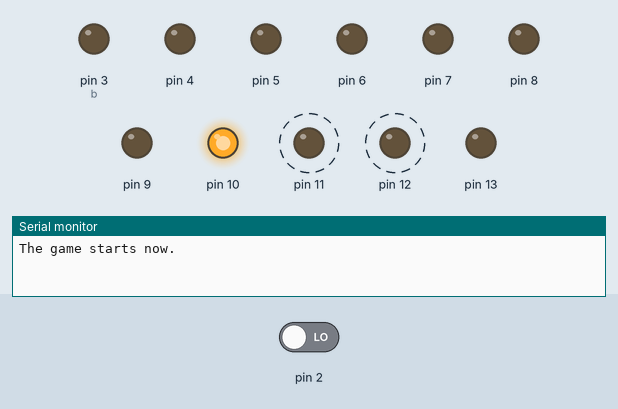
The sketch below on a simulated Arduino Uno, built with avr-gcc and run on an emulated ATmega328P. Parts: output pins drawn as LEDs (lit = HIGH), the last lines printed to the serial monitor. Dashed ring = blinking. The inputs (shaded band) are chosen by the test bench; at power-on: pin 2 LOW.

Above: at 1.25 s.
1.3 s: pin 2 driven HIGH
At 1.7 s:
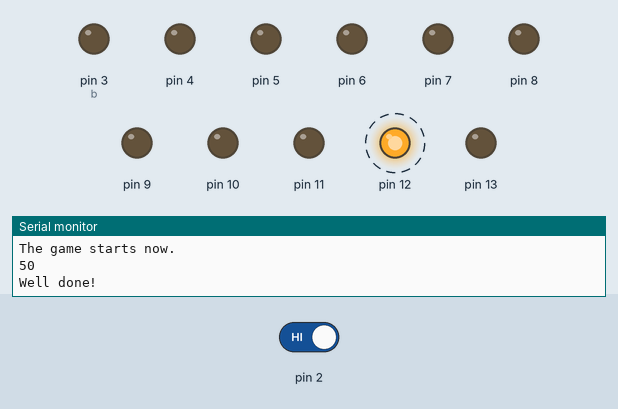
4.3 s: pin 2 driven LOW
At 4.52 s:
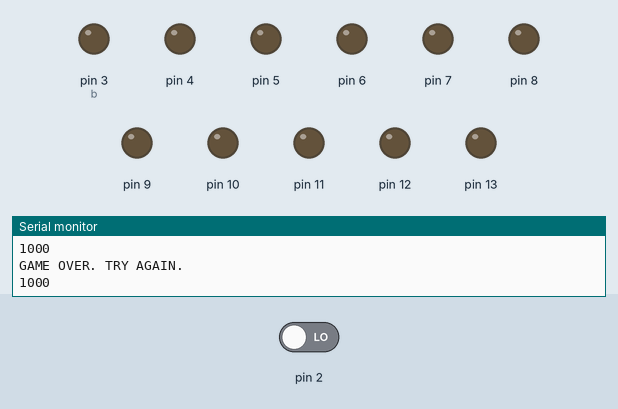
At 6.1 s:
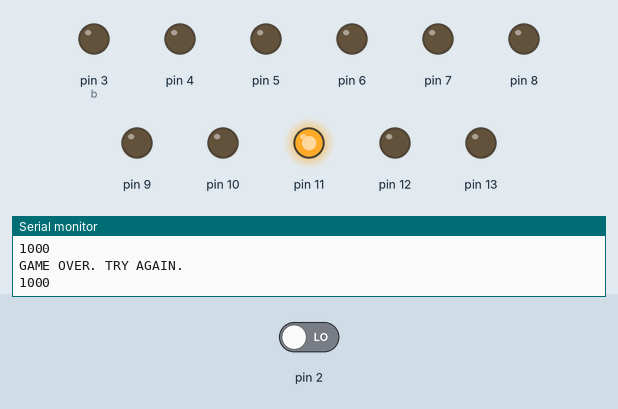
Timing chart, 0 to 16.3 s (numbered marks = the images above; inputs shaded):
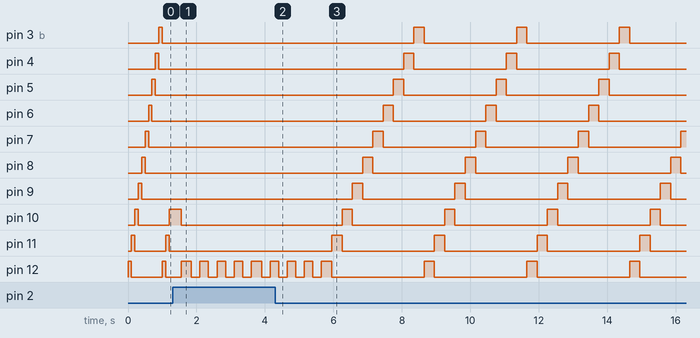

The sketch:

lezpley.ino
```cpp
///LETS PLAY
int dilay=100;


void setup() {
  // put your setup code here, to run once:
  for(int i=3; i <14; i++)
  pinMode(i, OUTPUT);
  Serial.begin(9600);
  pinMode(2, INPUT);
  Serial.println("The game starts now.");
}

void loop() {
  // put your main code here, to run repeatedly:
  for(int i =12; i>2; i--){
  int b=i;
  digitalWrite(i, HIGH);
  delay(dilay);
  if ((i==10 && digitalRead(2)==HIGH && digitalRead(11)==LOW)||(i==5&&digitalRead(2)==HIGH&&digitalRead(6)==LOW)){
  dilay = dilay - 50;
  Serial.println(dilay);
  i = 13;
  digitalWrite(13, HIGH);
  delay(250);
  digitalWrite(13, LOW);
  } else if(digitalRead(2)==HIGH){
    Serial.println("GAME OVER. TRY AGAIN.");
    Serial.println("1000");
    digitalWrite(i,LOW);
      delay(250);
    digitalWrite(i,HIGH);
     delay(250);
     digitalWrite(i,LOW);
      delay(250);
    digitalWrite(i,HIGH);
     delay(250);
     digitalWrite(i,LOW);
      delay(250);
    digitalWrite(i,HIGH);
     delay(250);
     digitalWrite(i,LOW);
     delay(250);
     dilay = 300;
     i=13;
    }
  if (dilay == 50){
    Serial.println("Well done!");
    dilay = 300;}

  digitalWrite(b, LOW);
  }


}
```

Measured:
- after the input at 1.3 s, pin 3 (b), pin 4–9, pin 11: stops changing and stays LOW; pin 12: alternates HIGH for 0.25 s and LOW for 0.25 s, starting after 0.25 s; pin 13: LOW → HIGH at once, → LOW 0.25 s later
- after the input at 4.3 s, pin 3 (b): alternates HIGH for 0.30 s and LOW for 2.7 s, starting after 4.1 s; pin 4: alternates HIGH for 0.30 s and LOW for 2.7 s, starting after 3.8 s
- by itself, pin 11, pin 12: alternates HIGH for 0.10 s and LOW for 0.90 s
